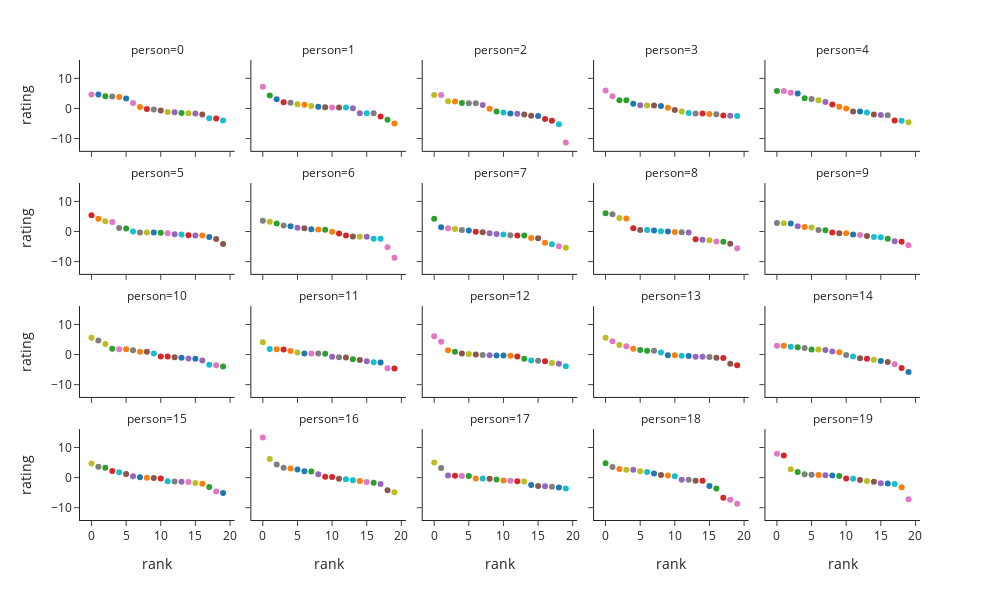

Notebook source saved alongside this figure:
### Markdown cell above
## Visualising ratings and rankings

Again visualising just a selection of people, here we explore the relationship between ratings and rankings. The generative model assumes that each persons's ranking of the chocolates is given by the ordering of the ratings each person implicitly gives to the chocolates on the unobserved latent rating scale. Consequently, The relationship between rankings and ratings is monotonically decreasing, i.e. a higher rating for A than B must lead to a better (i.e. lower index) ranking of A than B.

This visualisation is interesting because it also shows us something about how our observation of only the ranking - and not the rating - data limits our information about the relative appeal people find in the chocolates. The rank alone tells us only which chocolates have more appeal than others, but nothing about how much more appeal. There are cases in this visualisation where we can see reasonably large 'jumps' in rating from on chocolate in the ranking to the next, either where a person rates a specific chocolate as having much more or much less appeal than others, or where a person seems to consider a group of chocolates better than another group of chocolates, with a noticeable 'gap' in ratings between the two groups.

### Code cell
sim_viz.plot_ratings_rankings(facets_limit={'var': 'person',
                                            'records': 20})
